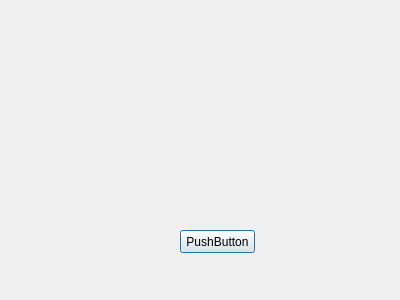
<?xml version="1.0" encoding="UTF-8"?>
<ui version="4.0">
 <class>Dialog</class>
 <widget class="QDialog" name="Dialog">
  <property name="geometry">
   <rect>
    <x>0</x>
    <y>0</y>
    <width>400</width>
    <height>300</height>
   </rect>
  </property>
  <property name="windowTitle">
   <string>Dialog</string>
  </property>
  <widget class="QPushButton" name="pushButton">
   <property name="geometry">
    <rect>
     <x>180</x>
     <y>230</y>
     <width>75</width>
     <height>23</height>
    </rect>
   </property>
   <property name="text">
    <string>PushButton</string>
   </property>
  </widget>
 </widget>
 <resources/>
 <connections/>
</ui>
